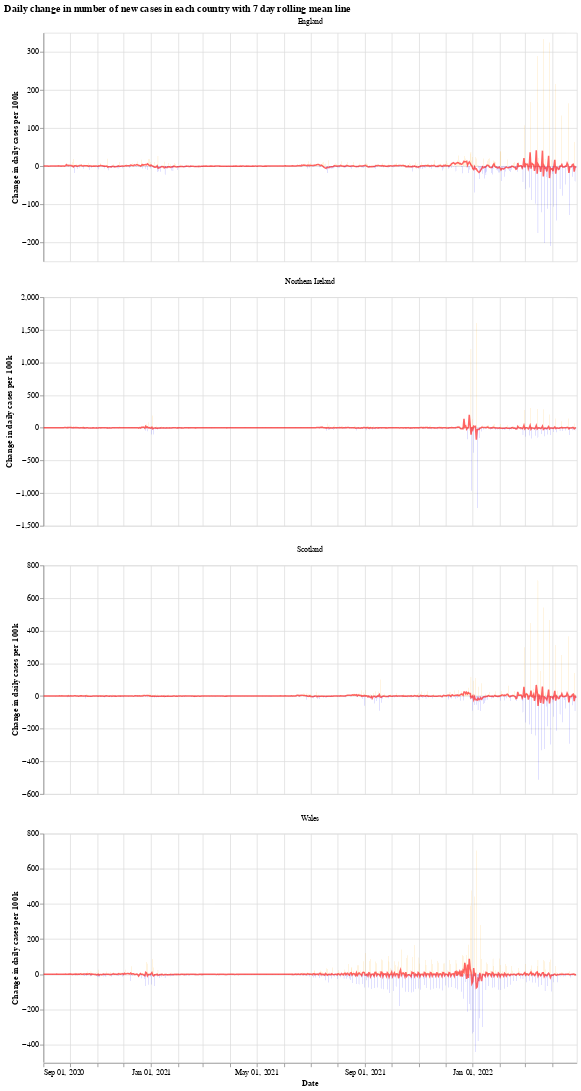

Notebook code cell kept with this figure:
### Markdown cell above
We will use the Python library `Altair` for visualising the data, see the [altair docs](https://altair-viz.github.io/) for more information.

First we have a graph which shows the daily change in the number of new cases for each country. This number jumps up and down all over the place, which is likely due to delay in reporting of new cases over the weekend. Another interesting thing is that it looks like the daily cases in Wales experienced a much shorter period of calm over the summer (calm in the sense of daily cases not jumping up and down).

The orange bars are days when the number of new cases (per 100k population) was more than the previous day, while the blue are days when the number of new cases dropped. The red line is the 7 day moving average. 

When the moving average line is below 0, it means that there is a consistent drop in new cases. We can see this clearly happening around the times that lockdowns were introduced (though, to varying degrees). I will update the graphs soon with a marker of when each lockdown started.

### Code cell
# collapse
import altair as alt

bars = alt.Chart(uk_cases).mark_bar().encode(
    x=alt.X("yearmonthdate(date):T", axis=alt.Axis(title='Date')),
    y=alt.Y("casesChangeRate:Q", axis=alt.Axis(title='Change in daily cases per 100k')),
    tooltip='casesChange',
    color=alt.condition(
        alt.datum.casesChangeRate > 0,
        alt.value("orange"),  # The positive color
        alt.value("blue")  # The negative color
    )
).properties(title='Daily change in number of new cases with 7 day rolling mean',width=700).interactive()

line = alt.Chart(uk_cases).mark_line(
    color='red',
    size=2,
    opacity=0.6
).transform_window(
    rolling_mean='mean(casesChangeRate)',
    frame=[0, 7],
    groupby=['areaName']
).encode(
    x='yearmonthdate(date):T',
    y='rolling_mean:Q'
)

alt.layer(bars, line, data=uk_cases).facet(alt.Column(
    'areaName', title=''), columns=1).resolve_scale(y='independent').properties(title='Daily change in number of new cases in each country with 7 day rolling mean line')

### Figure 1 — Vega-Lite specification as saved in the notebook (floating-point values rounded to 4 significant figures; data arrays with more than 128 entries replaced by an {"elided": "..."} marker saying what was removed)
{"config": {"view": {"continuousWidth": 400, "continuousHeight": 300}}, "data": {"name": "data-b4afdb1bebdf62fef5e9819b22c4894b"}, "facet": {"type": "nominal", "field": "areaName", "title": ""}, "spec": {"layer": [{"mark": "bar", "encoding": {"color": {"condition": {"value": "orange", "test": "(datum.casesChangeRate > 0)"}, "value": "blue"}, "tooltip": {"type": "quantitative", "field": "casesChange"}, "x": {"type": "temporal", "axis": {"title": "Date"}, "field": "date", "timeUnit": "yearmonthdate"}, "y": {"type": "quantitative", "axis": {"title": "Change in daily cases per 100k"}, "field": "casesChangeRate"}}, "selection": {"selector001": {"type": "interval", "bind": "scales", "encodings": ["x", "y"]}}, "title": "Daily change in number of new cases with 7 day rolling mean", "width": 700}, {"mark": {"type": "line", "color": "red", "opacity": 0.6, "size": 2}, "encoding": {"x": {"type": "temporal", "field": "date", "timeUnit": "yearmonthdate"}, "y": {"type": "quantitative", "field": "rolling_mean"}}, "transform": [{"window": [{"op": "mean", "field": "casesChangeRate", "as": "rolling_mean"}], "frame": [0, 7], "groupby": ["areaName"]}]}]}, "columns": 1, "resolve": {"scale": {"y": "independent"}}, "title": "Daily change in number of new cases in each country with 7 day rolling mean line", "$schema": "https://vega.github.io/schema/vega-lite/v4.8.1.json", "datasets": {"data-b4afdb1bebdf62fef5e9819b22c4894b": {"elided": "2420 records"}}}
